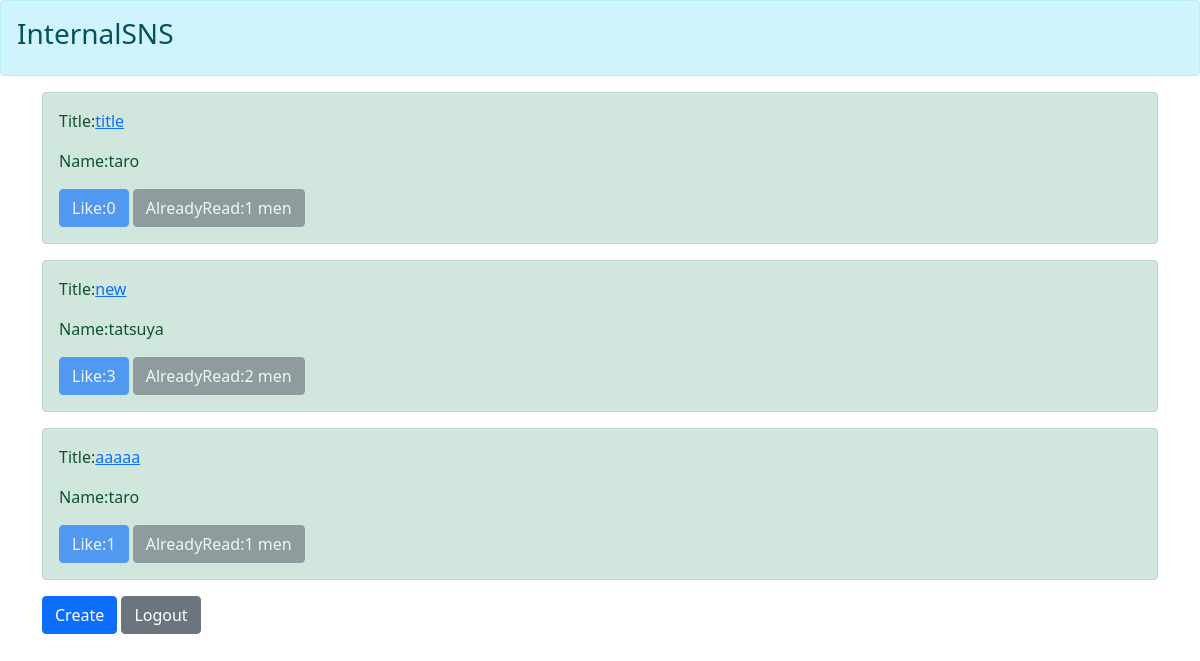
The page /list/ (signed in) on the database as committed earlier.
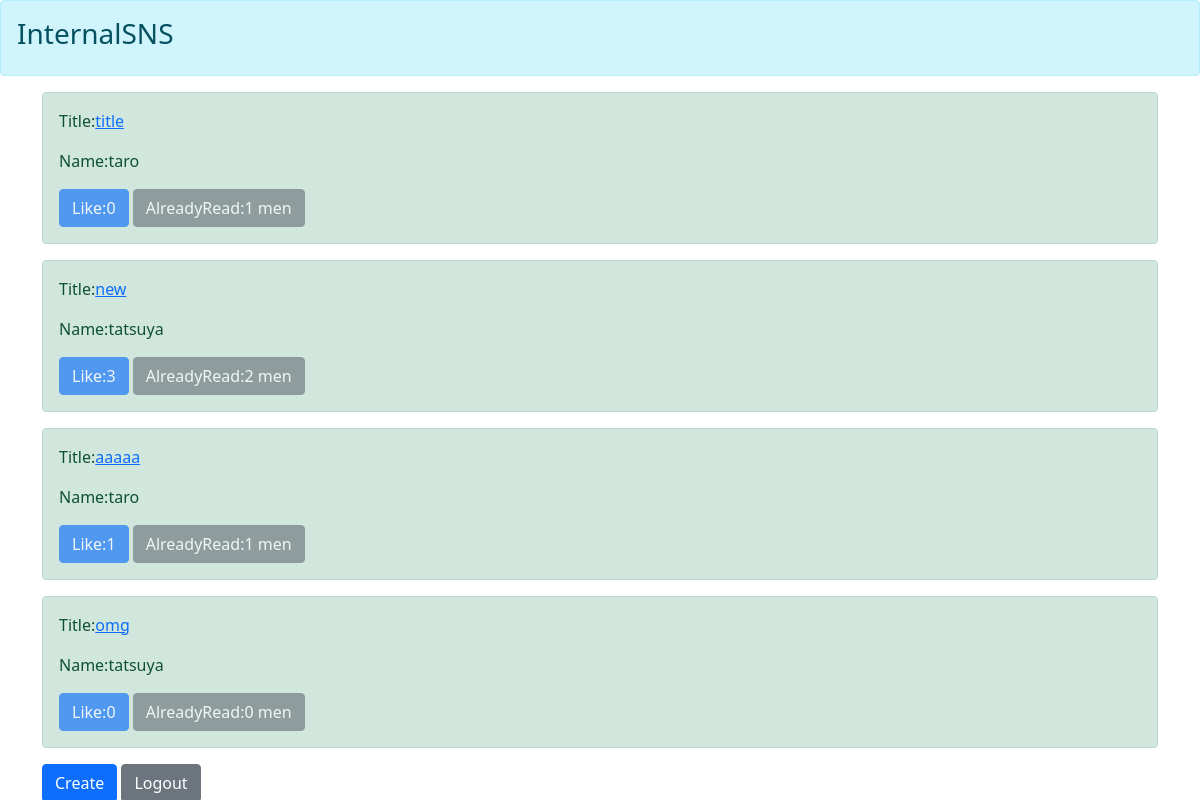
The same page on the database as committed later.
### boardapp/models.py (models this page shows)
class BoardModel(models.Model):
  title=models.CharField(max_length=100)
  content=models.TextField()
  author=models.CharField(max_length=50)
  snsimage=models.ImageField(upload_to='')
  good=models.IntegerField(null=True, blank=True, default=0)
  read=models.IntegerField(null=True, blank=True, default=0)
  readtext=models.TextField(null=True, blank=True, default='a')

### boardapp/views.py (the view)
# urls.py: path('list/', listfunc, name="list"),
def listfunc(request):
  object_list = BoardModel.objects.all()
  return render(request, 'list.html', {'object_list':object_list})

### templates/list.html
{% extends 'base.html' %}
{% block header %}
<div class="alert alert-info" role="alert">
  <h3>InternalSNS</h3>
</div>
{% endblock header %}
{% block content %}
{% if user.is_authenticated %}
<div class="container">
  {% for item in object_list %}
  <div class="alert alert-success" role="alert">
    <p>Title:<a href="{% url 'detail' item.pk %}">{{ item.title }}</a></p>
    <p>Name:{{ item.author }}</p>
    <a href="#" class="btn btn-primary disabled" role="button">Like:{{ item.good }}</a>
    <a href="#" class="btn btn-secondary disabled" role="button">AlreadyRead:{{ item.read }} men</a>
  </div>
  {% endfor %}
  <a href="{% url 'create' %}" class="btn btn-primary" role="button">Create</a>
  <a href="{% url 'logout' %}" class="btn btn-secondary" role="button">Logout</a>
</div>
{% else %}
<p>Please Login</p>
{% endif %}
{% endblock content %}

Rows that differ between the two databases and show on the page:
added BoardModel: title "omg", author "tatsuya", good "0", read "0"
